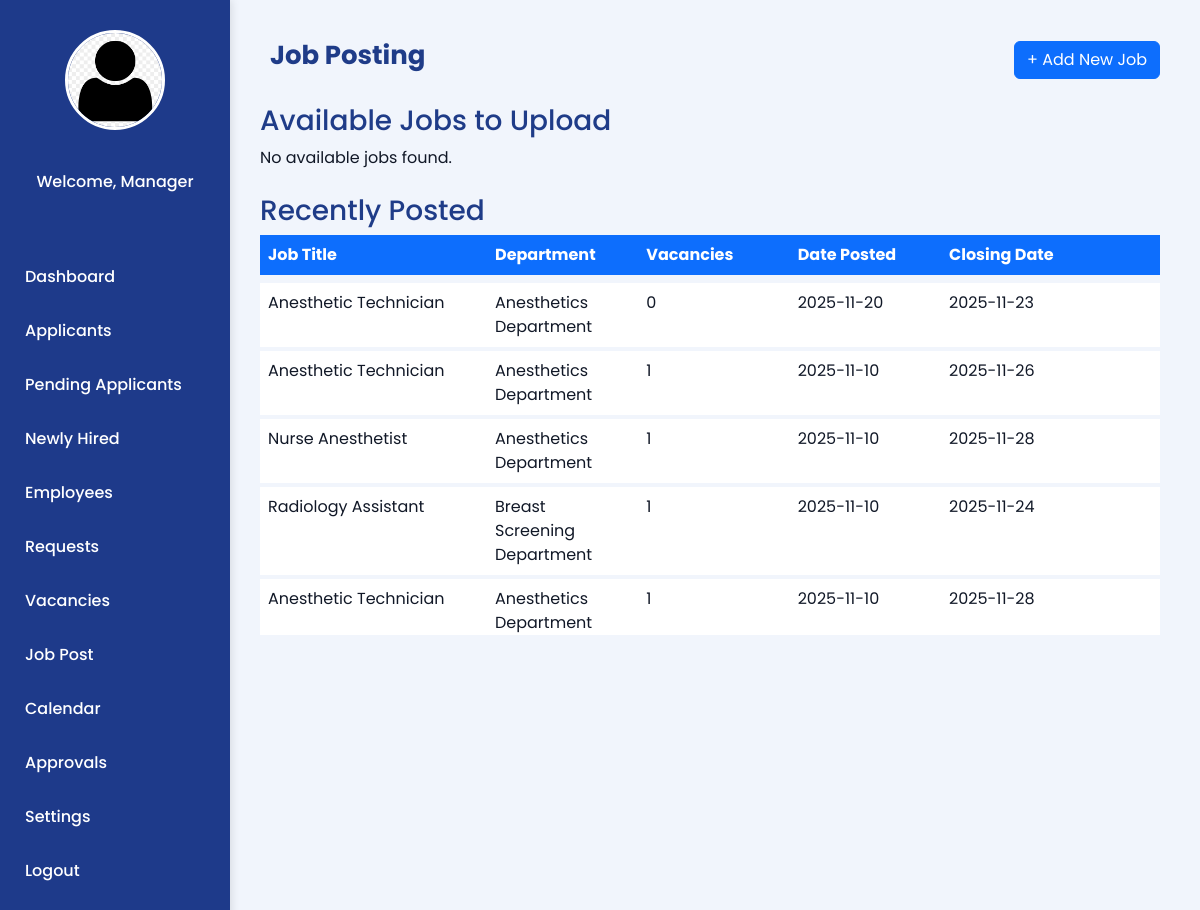
The app's page /Manager-JobPosting.php, older data.
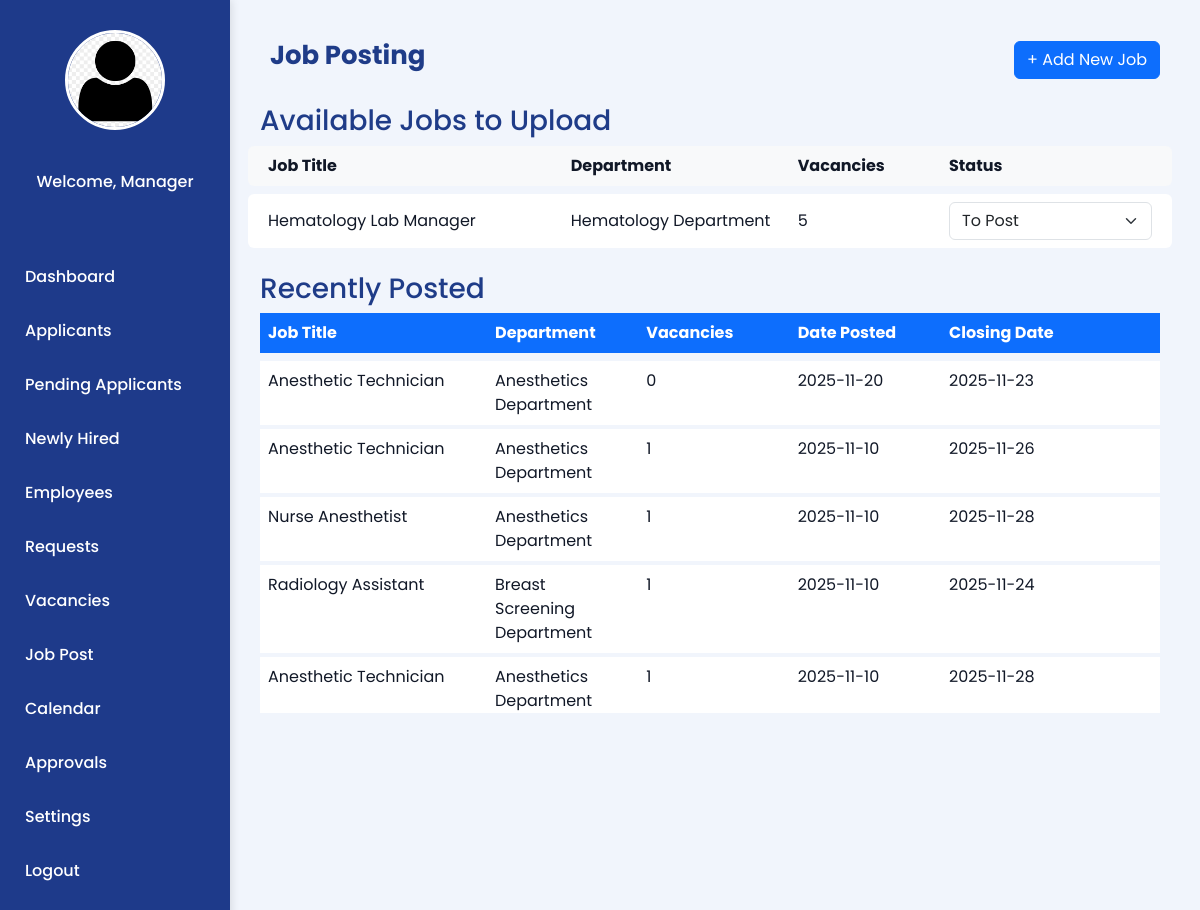
The same page, newer data.
### tables this page shows
CREATE TABLE `job_posting` (
  `jobID` int(11) NOT NULL,
  `job_title` varchar(150) NOT NULL,
  `job_description` text NOT NULL,
  `department` int(11) NOT NULL,
  `qualification` varchar(255) DEFAULT NULL,
  `educational_level` varchar(100) DEFAULT NULL,
  `skills` text DEFAULT NULL,
  `expected_salary` varchar(50) DEFAULT NULL,
  `experience_years` int(11) DEFAULT NULL,
  `employment_type` int(11) DEFAULT NULL,
  `location` varchar(100) DEFAULT NULL,
  `vacancies` int(11) DEFAULT NULL,
  `date_posted` date DEFAULT NULL,
  `closing_date` date DEFAULT NULL
);

CREATE TABLE `department` (
  `deptID` int(11) NOT NULL,
  `deptName` varchar(100) NOT NULL
);

CREATE TABLE `vacancies` (
  `id` int(11) NOT NULL,
  `department_id` int(11) NOT NULL,
  `position_id` int(11) NOT NULL,
  `employment_type_id` int(11) NOT NULL,
  `vacancy_count` int(11) NOT NULL,
  `status` varchar(255) NOT NULL DEFAULT 'To Post',
  `posted_by` varchar(255) NOT NULL,
  `created_at` timestamp NOT NULL DEFAULT current_timestamp()
);

CREATE TABLE `position` (
  `positionID` int(11) NOT NULL,
  `departmentID` int(11) NOT NULL,
  `emtypeID` int(11) DEFAULT NULL,
  `position_title` varchar(150) NOT NULL
);

### Manager-JobPosting.php (the view, shortened to what the changed rows need)
<?php
require 'admin/db.connect.php';
$vacancies = [];
$vacQuery = "
SELECT v.id, d.deptName, p.position_title, et.typeName AS employment_type, v.vacancy_count, v.status
FROM vacancies v
JOIN department d ON v.department_id=d.deptID
JOIN position p ON v.position_id=p.positionID
JOIN employment_type et ON v.employment_type_id=et.emtypeID
WHERE v.status='To Post'
ORDER BY v.created_at DESC
";
$result = $conn->query($vacQuery);
if ($result && $result->num_rows > 0) {
    while ($row = $result->fetch_assoc())
        $vacancies[] = $row;
}
$today = date('Y-m-d');
$recentQuery = "
SELECT
    j.jobID,
    j.job_title,
    j.vacancies AS original_vacancies,
    d.deptName,
    et.typeName AS employment_type,
    j.date_posted,
    j.closing_date,
    -- count hired
    (
        SELECT COUNT(*)
        FROM applications a
        WHERE a.jobID = j.jobID
        AND a.status = 'Hired'
    ) AS hired_count,
    -- compute remaining vacancies
    (
        j.vacancies - (
            SELECT COUNT(*)
            FROM applications a
            WHERE a.jobID = j.jobID
            AND a.status = 'Hired'
        )
    ) AS remaining_vacancies
FROM job_posting j
JOIN department d ON j.department=d.deptID
JOIN employment_type et ON j.employment_type=et.emtypeID
WHERE j.closing_date IS NULL OR j.closing_date >= '$today'
ORDER BY j.date_posted DESC
";
$res = $conn->query($recentQuery);
$recentJobs = [];
if ($res && $res->num_rows > 0) {
    while ($row = $res->fetch_assoc()) {
        $recentJobs[] = $row;
    }
}
$menus = [
    "HR Director" => [
        "Dashboard" => "Manager_Dashboard.php",
        "Applicants" => "Manager_Applicants.php",
        "Pending Applicants" => "Manager_PendingApplicants.php",
        "Newly Hired" => "Newly-Hired.php",
        "Employees" => "Manager_Employees.php",
        "Requests" => "Manager_Request.php",
        "Vacancies" => "Manager_Vacancies.php",
        "Job Post" => "Manager-JobPosting.php",
        "Calendar" => "Manager_Calendar.php",
        "Approvals" => "Manager_Approvals.php",
        "Settings" => "Manager_LeaveSettings.php",
        "Logout" => "Login.php"
    ],
    "HR Manager" => [
        "Dashboard" => "Manager_Dashboard.php",
        "Applicants" => "Manager_Applicants.php",
        "Pending Applicants" => "Manager_PendingApplicants.php",
        "Newly Hired" => "Newly-Hired.php",
        "Employees" => "Manager_Employees.php",
        "Requests" => "Manager_Request.php",
        "Vacancies" => "Manager_Vacancies.php",
        "Job Post" => "Manager-JobPosting.php",
        "Calendar" => "Manager_Calendar.php",
        "Approvals" => "Manager_Approvals.php",
        "Settings" => "Manager_LeaveSettings.php",
        "Logout" => "Login.php"
    ],
    "Recruitment Manager" => [
        "Dashboard" => "Manager_Dashboard.php",
        "Applicants" => "Manager_Applicants.php",
        "Pending Applicants" => "Manager_PendingApplicants.php",
        "Newly Hired" => "Newly-Hired.php",
        "Vacancies" => "Manager_Vacancies.php",
        "Logout" => "Login.php"
    ],
    "HR Officer" => [
        "Dashboard" => "Manager_Dashboard.php",
        "Applicants" => "Manager_Applicants.php",
        "Pending Applicants" => "Manager_PendingApplicants.php",
        "Newly Hired" => "Newly-Hired.php",
        "Employees" => "Manager_Employees.php",
        "Logout" => "Login.php"
    ],
];
$role = $_SESSION['sub_role'] ?? "HR Manager";
?>
<!DOCTYPE html>
<html lang="en">
<head>
    <link href="https://cdn.jsdelivr.net/npm/bootstrap@5.3.3/dist/css/bootstrap.min.css" rel="stylesheet">
    <link href="https://cdn.jsdelivr.net/npm/bootstrap-icons@1.11.1/font/bootstrap-icons.css" rel="stylesheet">
    <link rel="stylesheet" href="manager-sidebar.css">
</head>
<body>
    <div class="sidebar">
        <ul class="nav">
            <?php foreach ($menus[$role] as $label => $link): ?>
                <li><a href="<?php echo $link; ?>"><?php echo $label; ?></a></li>
            <?php endforeach; ?>
        </ul>
    </div>
    <main class="job-postings-container">
        <div class="job-header">
            <h2><i class="fa-solid fa-briefcase"></i> Job Posting</h2>
        </div>
        <div class="available-jobs mb-4">
            <h3 style="color:#1f3c88;">Available Jobs to Upload</h3>
            <?php if (!empty($vacancies)): ?>
                <div class="row fw-bold bg-light p-2 rounded mb-2">
                    <div class="col-4">Job Title</div>
                    <div class="col-3">Department</div>
                    <div class="col-2">Vacancies</div>
                    <div class="col-3">Status</div>
                </div>
                <?php foreach ($vacancies as $job): ?>
                    <div class="row align-items-center bg-white p-2 rounded mb-1">
                        <div class="col-4"><?= htmlspecialchars($job['position_title']); ?></div>
                        <div class="col-3"><?= htmlspecialchars($job['deptName']); ?></div>
                        <div class="col-2"><?= htmlspecialchars($job['vacancy_count']); ?></div>
                        <div class="col-3">
                            <select class="form-select status-dropdown" data-id="<?= (int) $job['id']; ?>">
                                <option value="To Post" <?= ($job['status'] == 'To Post') ? 'selected' : ''; ?>>To Post</option>
                            </select>
                        </div>
                    </div>
                <?php endforeach; else: ?>
                <p>No available jobs found.</p>
            <?php endif; ?>
        </div>
        <div class="job-table">
            <?php if (!empty($recentJobs)): ?>
                <div style="max-height: 400px; overflow-y: auto;">
                    <?php foreach ($recentJobs as $job): ?>
                        <div class="row bg-white p-2 rounded mb-1">
                            <div class="col-3"><?= htmlspecialchars($job['job_title']); ?></div>
                            <div class="col-2"><?= htmlspecialchars($job['deptName']); ?></div>
                            <div class="col-2"><?= htmlspecialchars($job['remaining_vacancies']); ?></div>
                            <div class="col-2"><?= htmlspecialchars($job['date_posted']); ?></div>
                            <div class="col-3"><?= htmlspecialchars($job['closing_date']); ?></div>
                        </div>
                    <?php endforeach; ?>
                </div>
            <?php else: ?>
                <p>No job posts yet.</p>
            <?php endif; ?>
        </div>
    </main>
</body>
</html>

Row changes from the older to the newer data that the page shows:
added vacancies: position.position_title "Hematology Lab Manager", department.deptName "Hematology Department", vacancy_count "5", status+id "To Post"
Text that changed along with them:
text no longer shown: "No available jobs found."
text now shown: "Job Title Department Vacancies Status"
